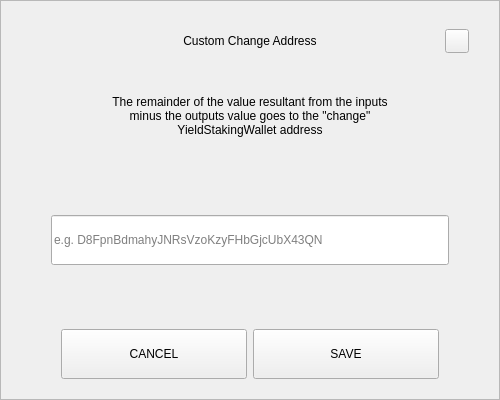
<?xml version="1.0" encoding="UTF-8"?>
<ui version="4.0">
 <class>SendChangeAddressDialog</class>
 <widget class="QDialog" name="SendChangeAddressDialog">
  <property name="geometry">
   <rect>
    <x>0</x>
    <y>0</y>
    <width>500</width>
    <height>400</height>
   </rect>
  </property>
  <property name="windowTitle">
   <string>Dialog</string>
  </property>
  <layout class="QVBoxLayout" name="verticalLayout">
   <property name="spacing">
    <number>0</number>
   </property>
   <property name="leftMargin">
    <number>0</number>
   </property>
   <property name="topMargin">
    <number>0</number>
   </property>
   <property name="rightMargin">
    <number>0</number>
   </property>
   <property name="bottomMargin">
    <number>0</number>
   </property>
   <item>
    <widget class="QFrame" name="frame">
     <property name="styleSheet">
      <string notr="true"/>
     </property>
     <property name="frameShape">
      <enum>QFrame::StyledPanel</enum>
     </property>
     <property name="frameShadow">
      <enum>QFrame::Raised</enum>
     </property>
     <layout class="QVBoxLayout" name="verticalLayout_2" stretch="0,0,0,0,0,0,0">
      <property name="spacing">
       <number>0</number>
      </property>
      <property name="leftMargin">
       <number>30</number>
      </property>
      <property name="topMargin">
       <number>20</number>
      </property>
      <property name="rightMargin">
       <number>30</number>
      </property>
      <property name="bottomMargin">
       <number>20</number>
      </property>
      <item>
       <layout class="QHBoxLayout" name="horizontalLayout_3">
        <property name="spacing">
         <number>0</number>
        </property>
        <item>
         <spacer name="horizontalSpacer_2">
          <property name="orientation">
           <enum>Qt::Horizontal</enum>
          </property>
          <property name="sizeHint" stdset="0">
           <size>
            <width>40</width>
            <height>20</height>
           </size>
          </property>
         </spacer>
        </item>
        <item>
         <widget class="QLabel" name="labelTitle">
          <property name="minimumSize">
           <size>
            <width>0</width>
            <height>40</height>
           </size>
          </property>
          <property name="maximumSize">
           <size>
            <width>16777215</width>
            <height>40</height>
           </size>
          </property>
          <property name="styleSheet">
           <string notr="true">padding-left:24px;</string>
          </property>
          <property name="text">
           <string>Custom Change Address</string>
          </property>
          <property name="alignment">
           <set>Qt::AlignCenter</set>
          </property>
          <property name="margin">
           <number>7</number>
          </property>
         </widget>
        </item>
        <item>
         <spacer name="horizontalSpacer">
          <property name="orientation">
           <enum>Qt::Horizontal</enum>
          </property>
          <property name="sizeHint" stdset="0">
           <size>
            <width>40</width>
            <height>20</height>
           </size>
          </property>
         </spacer>
        </item>
        <item>
         <widget class="QPushButton" name="btnEsc">
          <property name="minimumSize">
           <size>
            <width>24</width>
            <height>24</height>
           </size>
          </property>
          <property name="maximumSize">
           <size>
            <width>24</width>
            <height>24</height>
           </size>
          </property>
          <property name="focusPolicy">
           <enum>Qt::NoFocus</enum>
          </property>
          <property name="text">
           <string/>
          </property>
         </widget>
        </item>
       </layout>
      </item>
      <item>
       <spacer name="verticalSpacer_2">
        <property name="orientation">
         <enum>Qt::Vertical</enum>
        </property>
        <property name="sizeType">
         <enum>QSizePolicy::Fixed</enum>
        </property>
        <property name="sizeHint" stdset="0">
         <size>
          <width>20</width>
          <height>20</height>
         </size>
        </property>
       </spacer>
      </item>
      <item alignment="Qt::AlignHCenter">
       <widget class="QLabel" name="labelMessage">
        <property name="minimumSize">
         <size>
          <width>0</width>
          <height>70</height>
         </size>
        </property>
        <property name="text">
         <string>The remainder of the value resultant from the inputs minus the outputs value goes to the &quot;change&quot; YieldStakingWallet address</string>
        </property>
        <property name="alignment">
         <set>Qt::AlignCenter</set>
        </property>
        <property name="wordWrap">
         <bool>true</bool>
        </property>
       </widget>
      </item>
      <item>
       <spacer name="verticalSpacer_3">
        <property name="orientation">
         <enum>Qt::Vertical</enum>
        </property>
        <property name="sizeHint" stdset="0">
         <size>
          <width>20</width>
          <height>40</height>
         </size>
        </property>
       </spacer>
      </item>
      <item>
       <layout class="QHBoxLayout" name="horizontalLayout_2">
        <property name="spacing">
         <number>0</number>
        </property>
        <property name="leftMargin">
         <number>20</number>
        </property>
        <property name="rightMargin">
         <number>20</number>
        </property>
        <item>
         <widget class="QLineEdit" name="lineEditAddress">
          <property name="minimumSize">
           <size>
            <width>0</width>
            <height>50</height>
           </size>
          </property>
          <property name="placeholderText">
           <string notr="true">e.g. D8FpnBdmahyJNRsVzoKzyFHbGjcUbX43QN</string>
          </property>
         </widget>
        </item>
       </layout>
      </item>
      <item>
       <spacer name="verticalSpacer">
        <property name="orientation">
         <enum>Qt::Vertical</enum>
        </property>
        <property name="sizeHint" stdset="0">
         <size>
          <width>20</width>
          <height>40</height>
         </size>
        </property>
       </spacer>
      </item>
      <item>
       <layout class="QHBoxLayout" name="horizontalLayout" stretch="2,2">
        <property name="spacing">
         <number>6</number>
        </property>
        <property name="leftMargin">
         <number>30</number>
        </property>
        <property name="rightMargin">
         <number>30</number>
        </property>
        <item>
         <widget class="QPushButton" name="btnCancel">
          <property name="minimumSize">
           <size>
            <width>180</width>
            <height>50</height>
           </size>
          </property>
          <property name="focusPolicy">
           <enum>Qt::NoFocus</enum>
          </property>
          <property name="text">
           <string>CANCEL</string>
          </property>
         </widget>
        </item>
        <item>
         <widget class="QPushButton" name="btnSave">
          <property name="minimumSize">
           <size>
            <width>180</width>
            <height>50</height>
           </size>
          </property>
          <property name="focusPolicy">
           <enum>Qt::NoFocus</enum>
          </property>
          <property name="text">
           <string>SAVE</string>
          </property>
         </widget>
        </item>
       </layout>
      </item>
     </layout>
    </widget>
   </item>
  </layout>
 </widget>
 <resources/>
 <connections/>
</ui>
